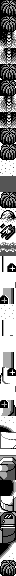

This game map was drawn from its Tiled (.tmx) file and the tilesets committed beside it. A one-line description and the full map source follow:
An orthogonal 2x72 tile map with 8x8 px tiles, 1 tile layer (metatiles), 2 tilesets.

<map height="72" orientation="orthogonal" renderorder="right-down" tileheight="8" tilewidth="8" width="2">
	<tileset firstgid="1" tilewidth="8" tileheight="8">
		<image source="../../../gfx/tilesets/gfx_054_53a0.png" />
	</tileset>
	<tileset firstgid="36" tilewidth="8" tileheight="8">
		<image source="../../../gfx/tilesets/gfx_054_55c0.png" />
	</tileset>
	<layer height="72" id="1" name="metatiles" width="2">
		<data encoding="csv">
2, 4,
3, 5,
2, 4,
3, 6,
7, 9,
8, 10,
11, 13,
12, 14,
2, 4,
15, 5,
2, 16,
3, 6,
11, 9,
12, 10,
7, 13,
8, 14,
2, 4,
15, 6,
17, 4,
15, 6,
18, 20,
19, 21,
22, 22,
22, 22,
17, 4,
15, 5,
23, 25,
24, 26,
27, 29,
28, 30,
31, 33,
32, 34,
36, 38,
37, 39,
40, 40,
40, 41,
42, 44,
43, 45,
46, 46,
46, 46,
36, 40,
36, 38,
40, 40,
40, 40,
47, 44,
42, 44,
48, 39,
49, 50,
40, 41,
40, 40,
43, 52,
51, 53,
46, 46,
54, 55,
56, 58,
57, 59,
60, 62,
61, 63,
64, 66,
65, 67,
68, 69,
68, 70,
71, 73,
72, 74,
75, 77,
76, 78,
79, 81,
80, 82,
83, 85,
84, 46,
17, 16,
15, 6</data>
	</layer>
</map>
